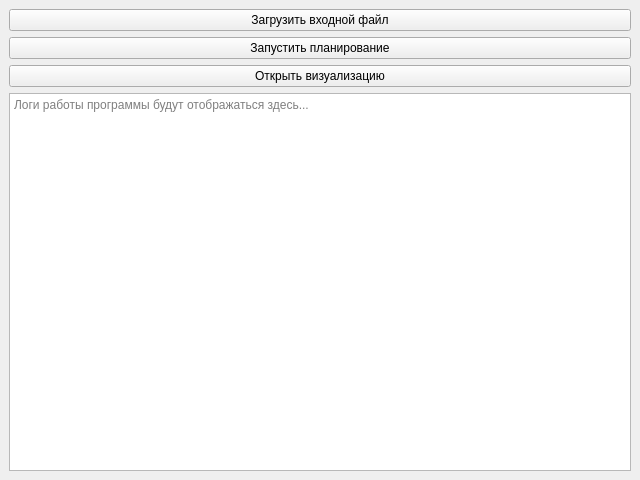
<?xml version="1.0" encoding="UTF-8"?>
<ui version="4.0">
 <class>MainWindow</class>
 <widget class="QMainWindow" name="MainWindow">
  <property name="geometry">
   <rect>
    <x>0</x>
    <y>0</y>
    <width>640</width>
    <height>480</height>
   </rect>
  </property>
  <property name="windowTitle">
   <string>Robot Planner</string>
  </property>
  <widget class="QWidget" name="centralwidget">
   <layout class="QVBoxLayout" name="verticalLayout">
    <item>
     <widget class="QPushButton" name="pushButton_load">
      <property name="text">
       <string>Загрузить входной файл</string>
      </property>
     </widget>
    </item>
    <item>
     <widget class="QPushButton" name="pushButton_run">
      <property name="text">
       <string>Запустить планирование</string>
      </property>
     </widget>
    </item>
    <item>
     <widget class="QPushButton" name="pushButton_viz">
      <property name="text">
       <string>Открыть визуализацию</string>
      </property>
     </widget>
    </item>
    <item>
     <widget class="QTextEdit" name="textLog">
      <property name="readOnly">
       <bool>true</bool>
      </property>
      <property name="placeholderText">
       <string>Логи работы программы будут отображаться здесь...</string>
      </property>
     </widget>
    </item>
   </layout>
  </widget>
 </widget>
 <resources/>
 <connections/>
</ui>
